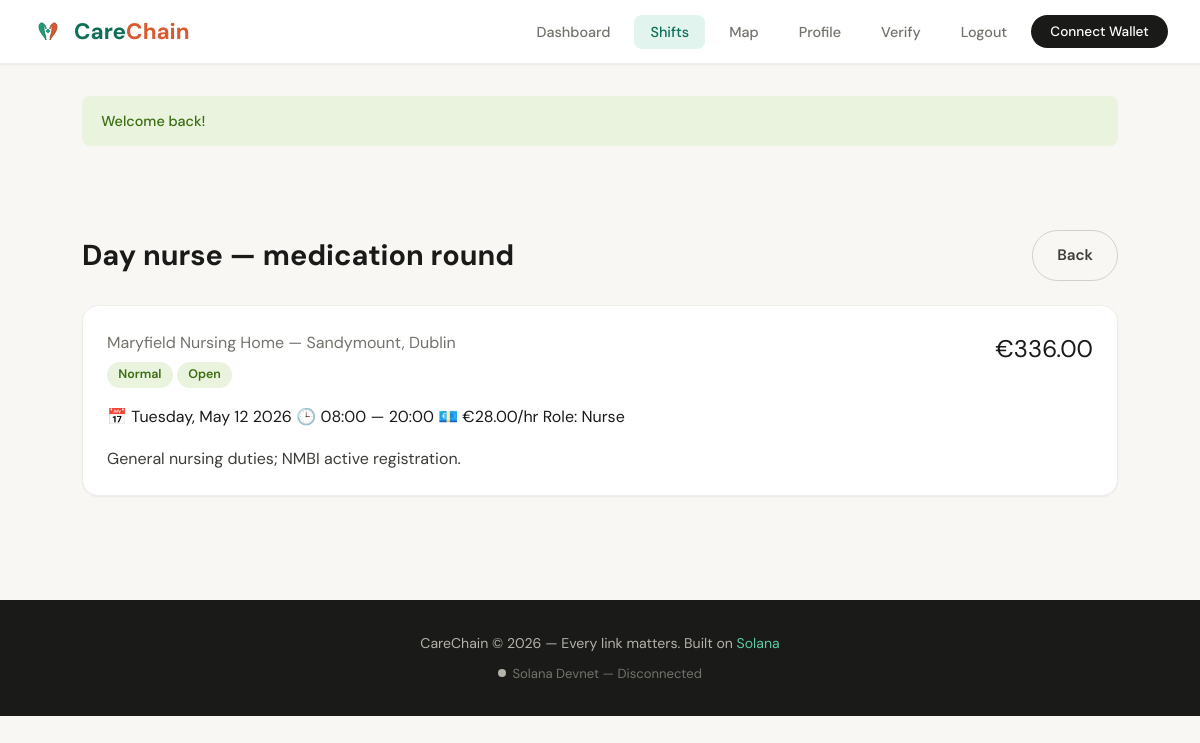
/shifts.php?id=2 (signed in), run on the app's committed database.
### tables this page shows
CREATE TABLE shifts (
    id INT AUTO_INCREMENT PRIMARY KEY,
    facility_id INT NOT NULL,
    title VARCHAR(255) NOT NULL,
    description TEXT,
    shift_date DATE NOT NULL,
    start_time TIME NOT NULL,
    end_time TIME NOT NULL,
    hourly_rate DECIMAL(10,2) NOT NULL,
    total_pay DECIMAL(10,2) NOT NULL,
    required_role ENUM('nurse', 'hca', 'carer', 'midwife', 'physio', 'any') DEFAULT 'any',
    required_experience INT DEFAULT 0,
    urgency ENUM('normal', 'urgent', 'critical') DEFAULT 'normal',
    status ENUM('open', 'claimed', 'in_progress', 'completed', 'cancelled') DEFAULT 'open',
    escrow_address VARCHAR(64) DEFAULT NULL,
    escrow_tx_signature VARCHAR(128) DEFAULT NULL,
    created_at TIMESTAMP DEFAULT CURRENT_TIMESTAMP,
    FOREIGN KEY (facility_id) REFERENCES users(id) ON DELETE CASCADE
);

CREATE TABLE facility_profiles (
    id INT AUTO_INCREMENT PRIMARY KEY,
    user_id INT NOT NULL,
    facility_name VARCHAR(255) NOT NULL,
    facility_type ENUM('nursing_home', 'hospital', 'home_care', 'clinic', 'rehab', 'other') NOT NULL,
    address VARCHAR(500) NOT NULL,
    city VARCHAR(100) NOT NULL,
    county VARCHAR(100) NOT NULL,
    eircode VARCHAR(10),
    phone VARCHAR(20),
    contact_person VARCHAR(200),
    description TEXT,
    logo VARCHAR(255) DEFAULT NULL,
    rating DECIMAL(3,2) DEFAULT 0.00,
    is_verified TINYINT(1) DEFAULT 0,
    latitude DECIMAL(10, 8) DEFAULT NULL,
    longitude DECIMAL(11, 8) DEFAULT NULL,
    created_at TIMESTAMP DEFAULT CURRENT_TIMESTAMP,
    FOREIGN KEY (user_id) REFERENCES users(id) ON DELETE CASCADE
);

### config/database.php (called while the page is built, shortened)
<?php
function sanitize($data) {
    return htmlspecialchars(trim($data), ENT_QUOTES, 'UTF-8');
}

### shifts.php (the view, shortened to what this page needs)
<?php
require_once 'includes/header.php';
$role = getUserRole();
$action = $_GET['action'] ?? 'list';
$shiftId = (int)($_GET['id'] ?? 0);
?>
<div class="container">
    <?php if ($action === 'create' && $role === 'facility'): ?>
        <div class="page-header">
            <h1>Post a New Shift</h1>
            <a href="/carechain/shifts.php" class="btn btn-outline">Back to Shifts</a>
        </div>
        <div class="card" style="max-width: 640px;">
            <form method="POST">
                <div class="form-group">
                    <label>Shift Title</label>
                    <input type="text" name="title" class="form-control" required placeholder="e.g. Night Shift — Nursing Care">
                </div>
                <div class="form-group">
                    <label>Description</label>
                    <textarea name="description" class="form-control" placeholder="Describe the role, responsibilities, and any special requirements..."></textarea>
                </div>
                <div class="form-group">
                    <label>Date</label>
                    <input type="date" name="shift_date" class="form-control" required min="<?= date('Y-m-d') ?>">
                </div>
                <div class="form-row">
                    <div class="form-group">
                        <label>Start Time</label>
                        <input type="time" name="start_time" class="form-control" required>
                    </div>
                    <div class="form-group">
                        <label>End Time</label>
                        <input type="time" name="end_time" class="form-control" required>
                    </div>
                </div>
                <div class="form-row">
                    <div class="form-group">
                        <label>Hourly Rate (&euro;)</label>
                        <input type="number" name="hourly_rate" class="form-control" required step="0.50" min="12" placeholder="18.00">
                    </div>
                    <div class="form-group">
                        <label>Required Role</label>
                        <select name="required_role" class="form-control">
                            <option value="any">Any Qualified Worker</option>
                            <option value="nurse">Nurse</option>
                            <option value="hca">Healthcare Assistant</option>
                            <option value="carer">Carer</option>
                            <option value="midwife">Midwife</option>
                            <option value="physio">Physiotherapist</option>
                        </select>
                    </div>
                </div>
                <div class="form-group">
                    <label>Urgency</label>
                    <select name="urgency" class="form-control">
                        <option value="normal">Normal</option>
                        <option value="urgent">Urgent — Need someone soon</option>
                        <option value="critical">Critical — Immediate need</option>
                    </select>
                </div>
                <button type="submit" class="btn btn-primary" style="width: 100%; justify-content: center;">Post Shift</button>
            </form>
        </div>
    <?php elseif ($shiftId > 0): ?>
        <?php
        $stmt = $pdo->prepare("
            SELECT s.*, fp.facility_name, fp.city, fp.county, fp.facility_type
            FROM shifts s
            JOIN facility_profiles fp ON s.facility_id = fp.user_id
            WHERE s.id = ?
        ");
        $stmt->execute([$shiftId]);
        $shift = $stmt->fetch();
        ?>
        <div class="page-header">
            <h1><?= sanitize($shift['title']) ?></h1>
            <a href="/carechain/shifts.php" class="btn btn-outline">Back</a>
        </div>
        <div class="card" style="margin-bottom: 1.5rem;">
            <div style="display: flex; justify-content: space-between; align-items: flex-start; margin-bottom: 1rem;">
                <div>
                    <div style="font-size: 1rem; color: var(--gray-500); margin-bottom: 0.3rem;"><?= sanitize($shift['facility_name']) ?> &mdash; <?= sanitize($shift['city']) ?>, <?= sanitize($shift['county']) ?></div>
                    <span class="badge badge-<?= $shift['urgency'] === 'normal' ? 'open' : $shift['urgency'] ?>"><?= ucfirst($shift['urgency']) ?></span>
                    <span class="badge badge-<?= $shift['status'] ?>"><?= ucfirst($shift['status']) ?></span>
                </div>
                <div class="shift-pay" style="font-size: 1.5rem;">&euro;<?= number_format($shift['total_pay'], 2) ?></div>
            </div>
            <div class="shift-meta" style="margin-bottom: 1rem;">
                <span>&#x1F4C5; <?= date('l, M j Y', strtotime($shift['shift_date'])) ?></span>
                <span>&#x1F552; <?= date('H:i', strtotime($shift['start_time'])) ?> — <?= date('H:i', strtotime($shift['end_time'])) ?></span>
                <span>&#x1F4B6; &euro;<?= number_format($shift['hourly_rate'], 2) ?>/hr</span>
                <span>Role: <?= ucfirst(str_replace('_', ' ', $shift['required_role'])) ?></span>
            </div>
            <?php if ($shift['description']): ?>
                <p style="color: var(--gray-700); line-height: 1.6;"><?= nl2br(sanitize($shift['description'])) ?></p>
            <?php endif; ?>
        </div>
    <?php endif; ?>
</div>
<?php require_once 'includes/footer.php'; ?>

### assets/css/style.css (style rules this page uses)
:root { --teal-50: #E1F5EE; --teal-100: #9FE1CB; --teal-200: #5DCAA5; --teal-400: #1D9E75; --teal-600: #0F6E56; --teal-800: #085041; --coral-50: #FAECE7; --coral-100: #F5C4B3; --coral-200: #F0997B; --coral-400: #D85A30; --coral-600: #993C1D; --coral-800: #712B13; --gray-50: #F8F7F4; --gray-100: #EEEDEA; --gray-200: #D3D1C7; --gray-300: #B4B2A9; --gray-500: #73726C; --gray-700: #3D3D3A; --gray-900: #1A1A18; --amber-50: #FAEEDA; --amber-400: #BA7517; --amber-600: #854F0B; --red-50: #FCEBEB; --red-400: #E24B4A; --red-600: #A32D2D; --green-50: #EAF3DE; --green-400: #639922; --green-600: #3B6D11; --white: #FFFFFF; --shadow-sm: 0 1px 2px rgba(0,0,0,0.06); --shadow-md: 0 4px 12px rgba(0,0,0,0.08); --shadow-lg: 0 8px 24px rgba(0,0,0,0.12); --radius: 12px; --radius-sm: 8px; --radius-lg: 16px; }
* { margin: 0; padding: 0; box-sizing: border-box; }
body { font-family: 'DM Sans', -apple-system, BlinkMacSystemFont, sans-serif; background: var(--gray-50); color: var(--gray-900); line-height: 1.6; min-height: 100vh; }
.btn { display: inline-flex; align-items: center; gap: 0.5rem; padding: 0.75rem 1.5rem; border-radius: 999px; font-size: 0.95rem; font-weight: 600; font-family: inherit; text-decoration: none; border: none; cursor: pointer; transition: all 0.2s; }
.btn-outline { background: transparent; color: var(--gray-700); border: 1px solid var(--gray-200); }
.container { max-width: 1100px; margin: 0 auto; padding: 2rem; }
.card { background: var(--white); border: 1px solid var(--gray-100); border-radius: var(--radius-lg); padding: 1.5rem; box-shadow: var(--shadow-sm); transition: box-shadow 0.2s; }
.badge { display: inline-flex; align-items: center; padding: 0.2rem 0.7rem; border-radius: 999px; font-size: 0.78rem; font-weight: 600; }
.badge-open { background: var(--green-50); color: var(--green-600); }
.page-header { display: flex; align-items: center; justify-content: space-between; margin-bottom: 1.5rem; }
.page-header h1 { font-size: 1.8rem; font-weight: 700; }

### data on the page
shifts: title "Day nurse — medication round", urgency "Normal", status "Open", total_pay "336.00", shift_date "Tuesday, May 12 2026", start_time "08:00", end_time "20:00", hourly_rate "28.00", required_role "Nurse", description "General nursing duties; NMBI active registration."
facility_profiles: facility_name "Maryfield Nursing Home", city "Sandymount", county "Dublin"

### other printed values
$msg "Welcome back!"
